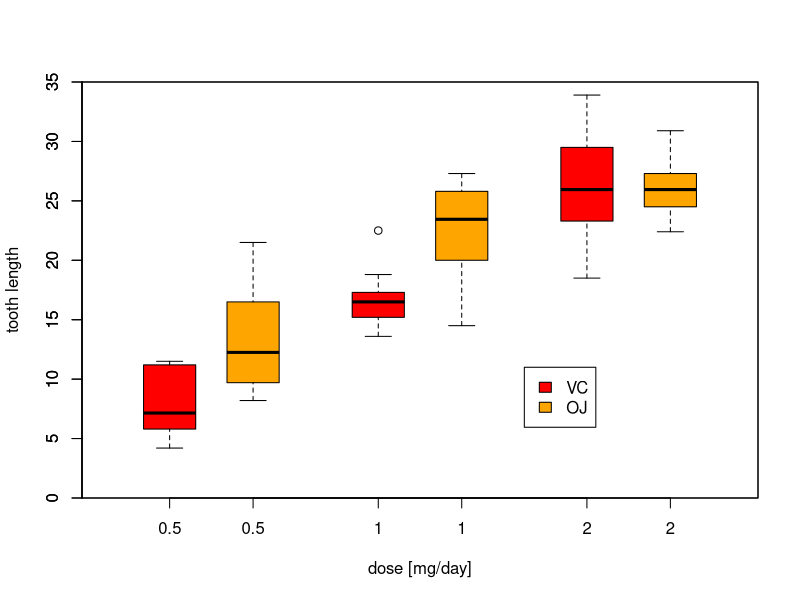
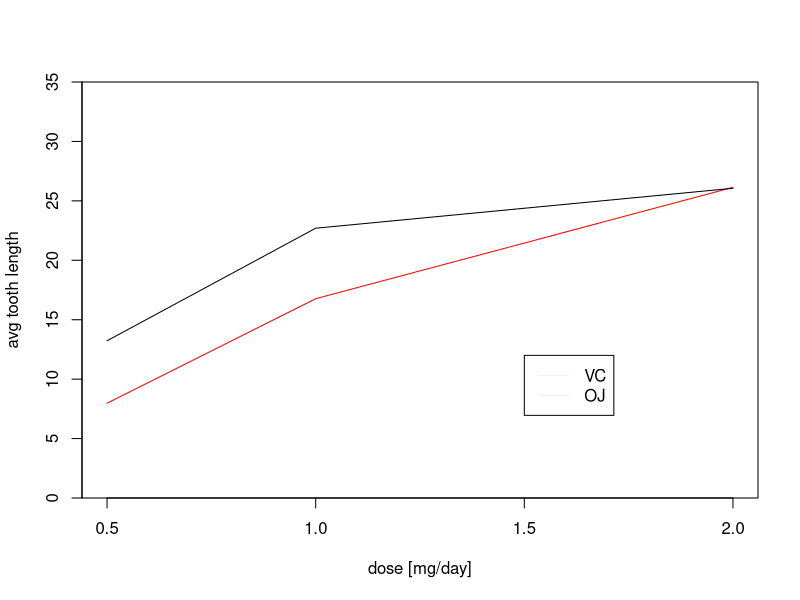

The R source for these figures, in order: (Note: this script raises an error after producing the figures.)
## ---- chunk 1
knitr::opts_chunk$set(echo = TRUE)
## ---- chunk 2
dim(ToothGrowth) ## dimensions of the matrix
## ---- chunk 3
str(ToothGrowth) ## 
## ---- chunk 4
summary(ToothGrowth)
## ---- chunk 5
library(reshape2)
summ_mean <- dcast(ToothGrowth, supp ~ dose, mean, value.var = "len")
summ_mean
## ---- chunk 6
summ_sd <- dcast(ToothGrowth, supp ~ dose, sd, value.var = "len")

summ_sd
## ---- chunk 7
ToothGrowth.VC <- subset(ToothGrowth, supp == "VC") ## Hospitals belonging to the particular state
ToothGrowth.OJ <- subset(ToothGrowth, supp == "OJ") ## Hospitals belonging to the particular state
boxplot(len ~ dose, data = ToothGrowth.VC,
        boxwex = 0.25, at = 1:3 - 0.2, 
        col = "red",
        xlab = "dose [mg/day]",
        ylab = "tooth length",
        xlim = c(0.5, 3.5), ylim = c(0, 35), yaxs = "i")
boxplot(len ~ dose, data = ToothGrowth.OJ, add = TRUE,
        boxwex = 0.25, at = 1:3 + 0.2,
        col = "orange")
legend(2.5, 11, c("VC", "OJ"),
       fill = c("red", "orange"))

plot(c("0.5", "1.0", "2.0"), xlim = c(0.5,2.0), type = "n", xlab = "dose [mg/day]", ylab = "avg tooth length", ylim = c(0, 35), yaxs = "i")
lines(c("0.5", "1.0", "2.0"), summ_mean[2,2:4], col = "red")
lines(c("0.5", "1.0", "2.0"), summ_mean[1,2:4])
legend(1.5, 12, c("VC", "OJ"), lwd=0.1,
       col = c("red", "black"))
## ---- chunk 8
Dose0.5 <- subset(ToothGrowth, dose == 0.5)
t.test(len ~ supp, paired = FALSE, var.equal = FALSE, data = Dose0.5)
## ---- chunk 9
Dose1.0 <- subset(ToothGrowth, dose == 1.0)
t.test(len ~ supp, paired = FALSE, var.equal = FALSE, data = Dose1.0)
## ---- chunk 10
Dose2.0 <- subset(ToothGrowth, dose == 2.0)
t.test(len ~ supp, paired = FALSE, var.equal = FALSE, data = Dose2.0)
